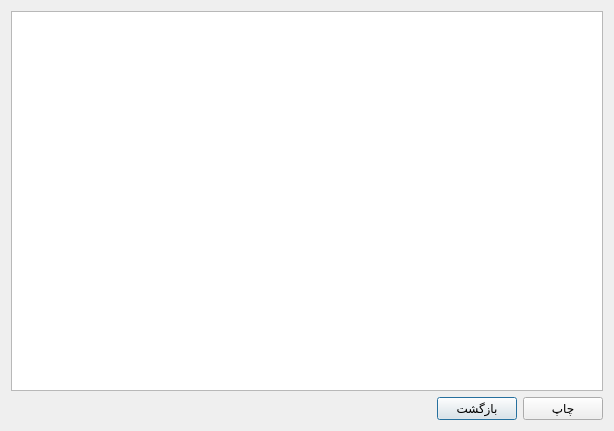
<?xml version="1.0" encoding="UTF-8"?>
<ui version="4.0">
 <class>accountlistoftransactionsDialog</class>
 <widget class="QDialog" name="accountlistoftransactionsDialog">
  <property name="geometry">
   <rect>
    <x>0</x>
    <y>0</y>
    <width>614</width>
    <height>431</height>
   </rect>
  </property>
  <property name="windowTitle">
   <string>Dialog</string>
  </property>
  <layout class="QVBoxLayout" name="verticalLayout">
   <item>
    <widget class="QTableWidget" name="tableWidget"/>
   </item>
   <item>
    <layout class="QHBoxLayout" name="horizontalLayout_2">
     <item>
      <spacer name="horizontalSpacer">
       <property name="orientation">
        <enum>Qt::Horizontal</enum>
       </property>
       <property name="sizeHint" stdset="0">
        <size>
         <width>408</width>
         <height>20</height>
        </size>
       </property>
      </spacer>
     </item>
     <item>
      <layout class="QHBoxLayout" name="horizontalLayout">
       <item>
        <widget class="QPushButton" name="pushButton">
         <property name="text">
          <string>بازگشت</string>
         </property>
        </widget>
       </item>
       <item>
        <widget class="QPushButton" name="pushButton_2">
         <property name="text">
          <string>چاپ</string>
         </property>
        </widget>
       </item>
      </layout>
     </item>
    </layout>
   </item>
  </layout>
 </widget>
 <resources/>
 <connections/>
</ui>
